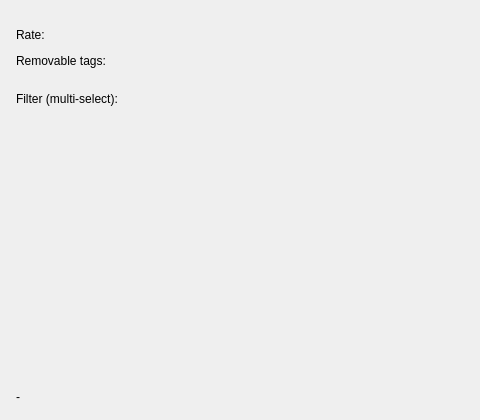
<?xml version='1.0' encoding='utf-8'?>
<ui version="4.0">
 <class>MainWindow</class>
 <widget class="QMainWindow" name="MainWindow">
  <property name="geometry">
   <rect>
    <x>0</x>
    <y>0</y>
    <width>480</width>
    <height>420</height>
   </rect>
  </property>
  <property name="windowTitle">
   <string>Breadcrumbs / Rating / Chips</string>
  </property>
  <widget class="QWidget" name="centralwidget">
   <layout class="QVBoxLayout" name="rootLayout">
    <property name="spacing">
     <number>12</number>
    </property>
    <property name="leftMargin">
     <number>16</number>
    </property>
    <property name="topMargin">
     <number>16</number>
    </property>
    <property name="rightMargin">
     <number>16</number>
    </property>
    <property name="bottomMargin">
     <number>16</number>
    </property>
    <item>
     <widget class="QCustomBreadcrumbs" name="breadcrumbs" native="true" />
    </item>
    <item>
     <layout class="QHBoxLayout" name="ratingRow">
      <property name="spacing">
       <number>8</number>
      </property>
      <item>
       <widget class="QLabel" name="rateLabel">
        <property name="text">
         <string>Rate:</string>
        </property>
       </widget>
      </item>
      <item>
       <widget class="QCustomRating" name="rating" native="true">
        <property name="maximum" stdset="0">
         <number>5</number>
        </property>
        <property name="value" stdset="0">
         <number>3</number>
        </property>
       </widget>
      </item>
      <item>
       <spacer name="ratingSpacer">
        <property name="orientation">
         <enum>Qt::Horizontal</enum>
        </property>
        <property name="sizeHint" stdset="0">
         <size>
          <width>0</width>
          <height>0</height>
         </size>
        </property>
       </spacer>
      </item>
     </layout>
    </item>
    <item>
     <widget class="QLabel" name="tagsLabel">
      <property name="text">
       <string>Removable tags:</string>
      </property>
     </widget>
    </item>
    <item>
     <widget class="QCustomChipGroup" name="tagsGroup" native="true" />
    </item>
    <item>
     <widget class="QLabel" name="filtersLabel">
      <property name="text">
       <string>Filter (multi-select):</string>
      </property>
     </widget>
    </item>
    <item>
     <widget class="QCustomChipGroup" name="filtersGroup" native="true" />
    </item>
    <item>
     <spacer name="bottomSpacer">
      <property name="orientation">
       <enum>Qt::Vertical</enum>
      </property>
      <property name="sizeHint" stdset="0">
       <size>
        <width>0</width>
        <height>0</height>
       </size>
      </property>
     </spacer>
    </item>
    <item>
     <widget class="QLabel" name="statusLabel">
      <property name="text">
       <string>-</string>
      </property>
     </widget>
    </item>
   </layout>
  </widget>
 </widget>
 <customwidgets>
  <customwidget>
   <class>QCustomBreadcrumbs</class>
   <extends>QWidget</extends>
   <header location="global">Custom_Widgets.QCustomBreadcrumbs.h</header>
  </customwidget>
  <customwidget>
   <class>QCustomRating</class>
   <extends>QWidget</extends>
   <header location="global">Custom_Widgets.QCustomRating.h</header>
  </customwidget>
  <customwidget>
   <class>QCustomChipGroup</class>
   <extends>QWidget</extends>
   <header location="global">Custom_Widgets.QCustomChip.h</header>
  </customwidget>
 <customwidget><class>QPushButton</class><extends>QPushButton</extends><header location="global">Custom_Widgets.Theme.h</header><container>1</container></customwidget><customwidget><class>QLabel</class><extends>QLabel</extends><header location="global">Custom_Widgets.Theme.h</header><container>1</container></customwidget></customwidgets>
 <connections />
</ui>
